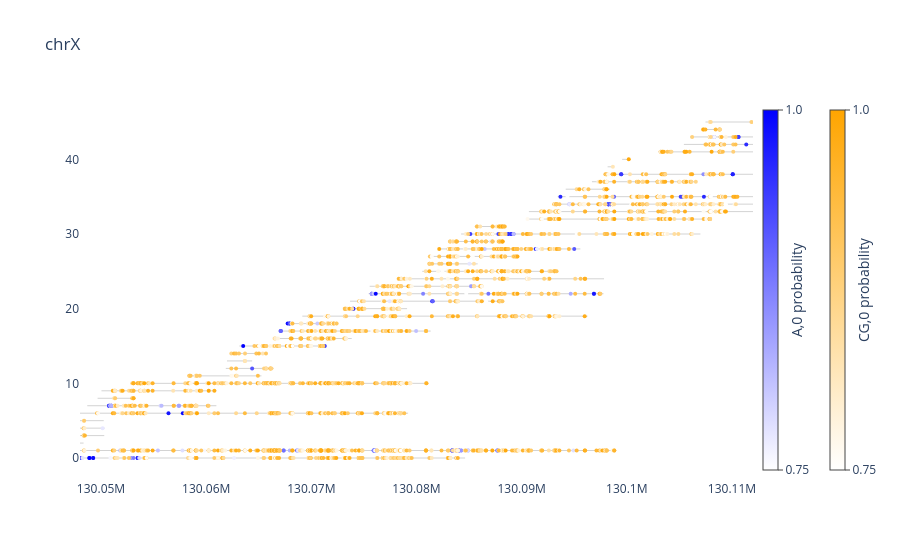

The notebook cell saved with this chart:
### Code cell
plot_read_browser.plot_read_browser(
    mod_file_name=extract_hp2,
    region=region1,
    motifs=["A,0", "CG,0"],
    thresh=190,
    sort_by=["read_start"],
)

### Figure 1 — Plotly figure (JSON) as saved in the notebook; plotly's stock layout.template omitted (floating-point values rounded to 4 significant figures; data arrays with more than 128 entries replaced by an {"elided": "..."} marker saying what was removed)
{"data": [{"line": {"color": "lightgrey", "width": 1}, "mode": "lines", "showlegend": false, "type": "scatter", "x": [130030070, 130084624], "y": [0, 0]}, {"line": {"color": "lightgrey", "width": 1}, "mode": "lines", "showlegend": false, "type": "scatter", "x": [130041434, 130099013], "y": [1, 1]}, {"line": {"color": "lightgrey", "width": 1}, "mode": "lines", "showlegend": false, "type": "scatter", "x": [130042565, 130048341], "y": [2, 2]}, {"line": {"color": "lightgrey", "width": 1}, "mode": "lines", "showlegend": false, "type": "scatter", "x": [130042649, 130050308], "y": [3, 3]}, {"line": {"color": "lightgrey", "width": 1}, "mode": "lines", "showlegend": false, "type": "scatter", "x": [130044014, 130050334], "y": [4, 4]}, {"line": {"color": "lightgrey", "width": 1}, "mode": "lines", "showlegend": false, "type": "scatter", "x": [130045637, 130050256], "y": [5, 5]}, {"line": {"color": "lightgrey", "width": 1}, "mode": "lines", "showlegend": false, "type": "scatter", "x": [130046402, 130079201], "y": [6, 6]}, {"line": {"color": "lightgrey", "width": 1}, "mode": "lines", "showlegend": false, "type": "scatter", "x": [130048689, 130060970], "y": [7, 7]}, {"line": {"color": "lightgrey", "width": 1}, "mode": "lines", "showlegend": false, "type": "scatter", "x": [130049673, 130053123], "y": [8, 8]}, {"line": {"color": "lightgrey", "width": 1}, "mode": "lines", "showlegend": false, "type": "scatter", "x": [130050040, 130060994], "y": [9, 9]}, {"line": {"color": "lightgrey", "width": 1}, "mode": "lines", "showlegend": false, "type": "scatter", "x": [130052900, 130081021], "y": [10, 10]}, {"line": {"color": "lightgrey", "width": 1}, "mode": "lines", "showlegend": false, "type": "scatter", "x": [130058384, 130065253], "y": [11, 11]}, {"line": {"color": "lightgrey", "width": 1}, "mode": "lines", "showlegend": false, "type": "scatter", "x": [130061866, 130066415], "y": [12, 12]}, {"line": {"color": "lightgrey", "width": 1}, "mode": "lines", "showlegend": false, "type": "scatter", "x": [130061978, 130064372], "y": [13, 13]}, {"line": {"color": "lightgrey", "width": 1}, "mode": "lines", "showlegend": false, "type": "scatter", "x": [130062341, 130065774], "y": [14, 14]}, {"line": {"color": "lightgrey", "width": 1}, "mode": "lines", "showlegend": false, "type": "scatter", "x": [130063156, 130071450], "y": [15, 15]}, {"line": {"color": "lightgrey", "width": 1}, "mode": "lines", "showlegend": false, "type": "scatter", "x": [130066488, 130073841], "y": [16, 16]}, {"line": {"color": "lightgrey", "width": 1}, "mode": "lines", "showlegend": false, "type": "scatter", "x": [130066865, 130081351], "y": [17, 17]}, {"line": {"color": "lightgrey", "width": 1}, "mode": "lines", "showlegend": false, "type": "scatter", "x": [130067718, 130072423], "y": [18, 18]}, {"line": {"color": "lightgrey", "width": 1}, "mode": "lines", "showlegend": false, "type": "scatter", "x": [130069141, 130096266], "y": [19, 19]}, {"line": {"color": "lightgrey", "width": 1}, "mode": "lines", "showlegend": false, "type": "scatter", "x": [130073065, 130079103], "y": [20, 20]}, {"line": {"color": "lightgrey", "width": 1}, "mode": "lines", "showlegend": false, "type": "scatter", "x": [130073680, 130088252], "y": [21, 21]}, {"line": {"color": "lightgrey", "width": 1}, "mode": "lines", "showlegend": false, "type": "scatter", "x": [130075448, 130097784], "y": [22, 22]}, {"line": {"color": "lightgrey", "width": 1}, "mode": "lines", "showlegend": false, "type": "scatter", "x": [130075547, 130086220], "y": [23, 23]}, {"line": {"color": "lightgrey", "width": 1}, "mode": "lines", "showlegend": false, "type": "scatter", "x": [130078125, 130097834], "y": [24, 24]}, {"line": {"color": "lightgrey", "width": 1}, "mode": "lines", "showlegend": false, "type": "scatter", "x": [130080549, 130093428], "y": [25, 25]}, {"line": {"color": "lightgrey", "width": 1}, "mode": "lines", "showlegend": false, "type": "scatter", "x": [130081102, 130085818], "y": [26, 26]}, {"line": {"color": "lightgrey", "width": 1}, "mode": "lines", "showlegend": false, "type": "scatter", "x": [130081253, 130089640], "y": [27, 27]}, {"line": {"color": "lightgrey", "width": 1}, "mode": "lines", "showlegend": false, "type": "scatter", "x": [130082064, 130095584], "y": [28, 28]}, {"line": {"color": "lightgrey", "width": 1}, "mode": "lines", "showlegend": false, "type": "scatter", "x": [130083051, 130088283], "y": [29, 29]}, {"line": {"color": "lightgrey", "width": 1}, "mode": "lines", "showlegend": false, "type": "scatter", "x": [130084240, 130107001], "y": [30, 30]}, {"line": {"color": "lightgrey", "width": 1}, "mode": "lines", "showlegend": false, "type": "scatter", "x": [130085535, 130088416], "y": [31, 31]}, {"line": {"color": "lightgrey", "width": 1}, "mode": "lines", "showlegend": false, "type": "scatter", "x": [130090502, 130107945], "y": [32, 32]}, {"line": {"color": "lightgrey", "width": 1}, "mode": "lines", "showlegend": false, "type": "scatter", "x": [130090689, 130135006], "y": [33, 33]}, {"line": {"color": "lightgrey", "width": 1}, "mode": "lines", "showlegend": false, "type": "scatter", "x": [130093010, 130117477], "y": [34, 34]}, {"line": {"color": "lightgrey", "width": 1}, "mode": "lines", "showlegend": false, "type": "scatter", "x": [130093429, 130149122], "y": [35, 35]}, {"line": {"color": "lightgrey", "width": 1}, "mode": "lines", "showlegend": false, "type": "scatter", "x": [130094189, 130098375], "y": [36, 36]}, {"line": {"color": "lightgrey", "width": 1}, "mode": "lines", "showlegend": false, "type": "scatter", "x": [130096685, 130106580], "y": [37, 37]}, {"line": {"color": "lightgrey", "width": 1}, "mode": "lines", "showlegend": false, "type": "scatter", "x": [130097948, 130135246], "y": [38, 38]}, {"line": {"color": "lightgrey", "width": 1}, "mode": "lines", "showlegend": false, "type": "scatter", "x": [130098173, 130098770], "y": [39, 39]}, {"line": {"color": "lightgrey", "width": 1}, "mode": "lines", "showlegend": false, "type": "scatter", "x": [130099555, 130100205], "y": [40, 40]}, {"line": {"color": "lightgrey", "width": 1}, "mode": "lines", "showlegend": false, "type": "scatter", "x": [130103025, 130119598], "y": [41, 41]}, {"line": {"color": "lightgrey", "width": 1}, "mode": "lines", "showlegend": false, "type": "scatter", "x": [130105426, 130115759], "y": [42, 42]}, {"line": {"color": "lightgrey", "width": 1}, "mode": "lines", "showlegend": false, "type": "scatter", "x": [130106019, 130119093], "y": [43, 43]}, {"line": {"color": "lightgrey", "width": 1}, "mode": "lines", "showlegend": false, "type": "scatter", "x": [130107143, 130108885], "y": [44, 44]}, {"line": {"color": "lightgrey", "width": 1}, "mode": "lines", "showlegend": false, "type": "scatter", "x": [130107481, 130112043], "y": [45, 45]}, {"marker": {"color": {"elided": "163 float values"}, "colorbar": {"thickness": 15, "tickmode": "array", "ticks": "outside", "ticktext": ["0.75", "1.0"], "tickvals": [0.748, 0.998], "title": {"side": "right", "text": "A,0 probability"}, "x": 1, "y": 0.5}, "colorscale": [[0, "white"], [1, "blue"]], "size": 4}, "mode": "markers", "showlegend": false, "type": "scatter", "x": {"elided": "163 int values"}, "y": {"elided": "163 int values"}}, {"marker": {"color": {"elided": "2089 float values"}, "colorbar": {"thickness": 15, "tickmode": "array", "ticks": "outside", "ticktext": ["0.75", "1.0"], "tickvals": [0.748, 0.998], "title": {"side": "right", "text": "CG,0 probability"}, "x": 1.1, "y": 0.5}, "colorscale": [[0, "white"], [1, "orange"]], "size": 4}, "mode": "markers", "showlegend": false, "type": "scatter", "x": {"elided": "2089 int values"}, "y": {"elided": "2089 int values"}}], "layout": {"autosize": true, "barmode": "overlay", "hovermode": "closest", "plot_bgcolor": "rgba(0, 0, 0, 0)", "title": {"text": "chrX"}, "xaxis": {"range": [130048000, 130112000], "type": "linear"}, "yaxis": {"autorange": true, "range": [-3.462, 48.46], "type": "linear"}}}
